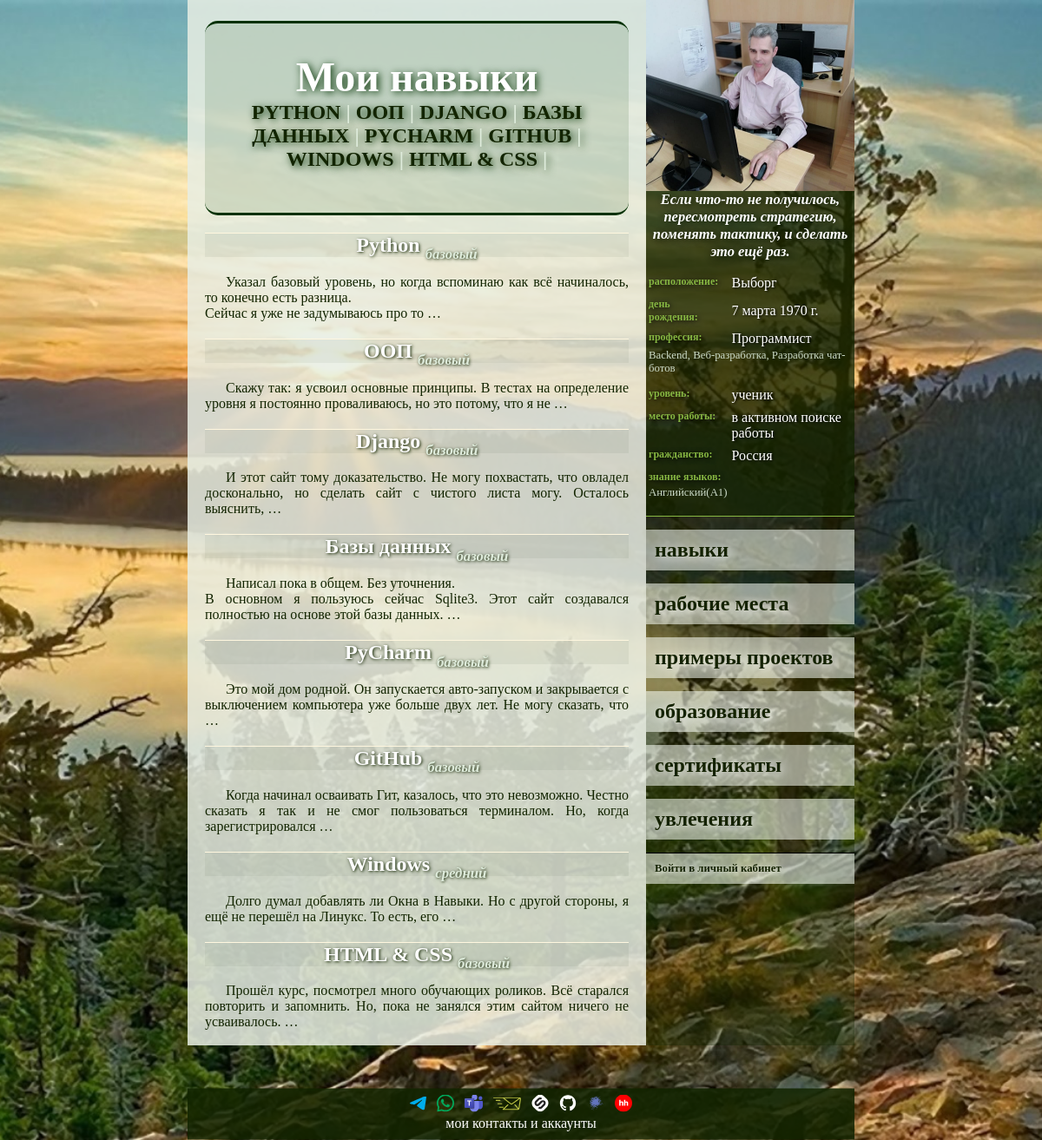
/1/data/skills, run on an earlier commit of the app's database.
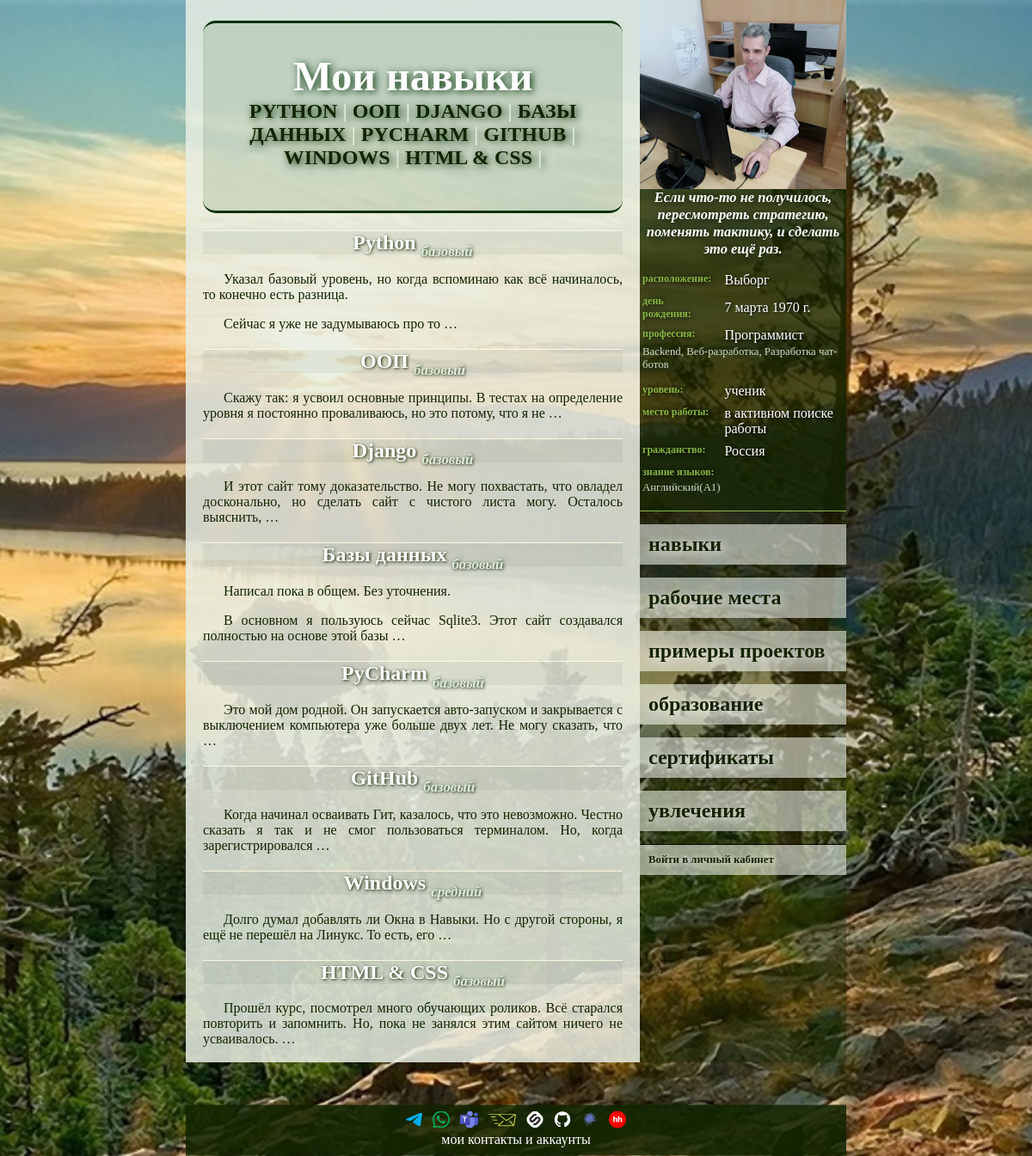
And on a later commit of the database.
### new/models.py (models this page shows, shortened)
class Generalization(models.Model):
    name = models.CharField(max_length=500, unique=True, verbose_name="Наименование")
    description = models.TextField(verbose_name="Описание")
    class Meta:
        abstract = True

class Skill(Generalization):
    LEVEL_OF_OWNERSHIP = {
        "JN": "Базовый",
        "MD": "Средний",
        "SN": "Продвинутый",
    }
    level = models.CharField(
        max_length=2,
        choices=LEVEL_OF_OWNERSHIP,
        null=True,
        blank=True,
        verbose_name="Уровень владения навыком",
    )
    class Meta:
        verbose_name = "Навык"
        verbose_name_plural = "Навыки"

### new/views.py (the view)
class ListOfSkills(GetContext, ListView):
    template_name = "new/list_of_skills.html"
    model = Skill
    context_object_name = "skills"

### new/models.py (called while the page is built)
    def __str__(self):
        return self.name

    def __str__(self):
        return self.name

    def __str__(self):
        return self.name

    def __str__(self):
        return self.name

    def __str__(self):
        return self.name

    def __str__(self):
        return f"{self.name}({self.level})"

### new/views.py (called while the page is built)
    def get_context_data(self, **kwargs):
        context = super().get_context_data(**kwargs)
        context['i_am'] = MyUser.objects.get(id=1)
        return context

### new/templates/new/list_of_skills.html (shortened to what this page needs)
{%extends 'base.html'%}
{% block body %}
<div class="name_user">
    Мои навыки
    <div class="under_name_user">
        {% for skill in skills %}
        <a href="{% url 'отобразить конкретный навык' skill.id %}">{{ skill.name }}</a> |
        {% endfor %}
    </div>
</div>
{% for skill in skills%}
    <div class="specifics">
        <h2>
            {{ skill.name }}
            <span class="subtitle">{{ skill.get_level_display }}</span>
        </h2>
        <a href="{% url 'отобразить конкретный навык' skill.id %}"><div class="main_text">
            {{ skill.description|linebreaks|truncatewords:20 }}
        </div></a>
    </div>
{% endfor%}
{% endblock body %}

What changed in the data, as far as the page shows it:
changed Skill "БАЗЫ ДАННЫХ": description "Написал пока в общем. Без уточнения. В основном я пользуюсь сейчас Sqlite3. Этот сайт создавался полностью на основе этой базы данных. …" → "Написал пока в общем. Без уточнения. В основном я пользуюсь сейчас Sqlite3. Этот сайт создавался полностью на основе этой базы …"
